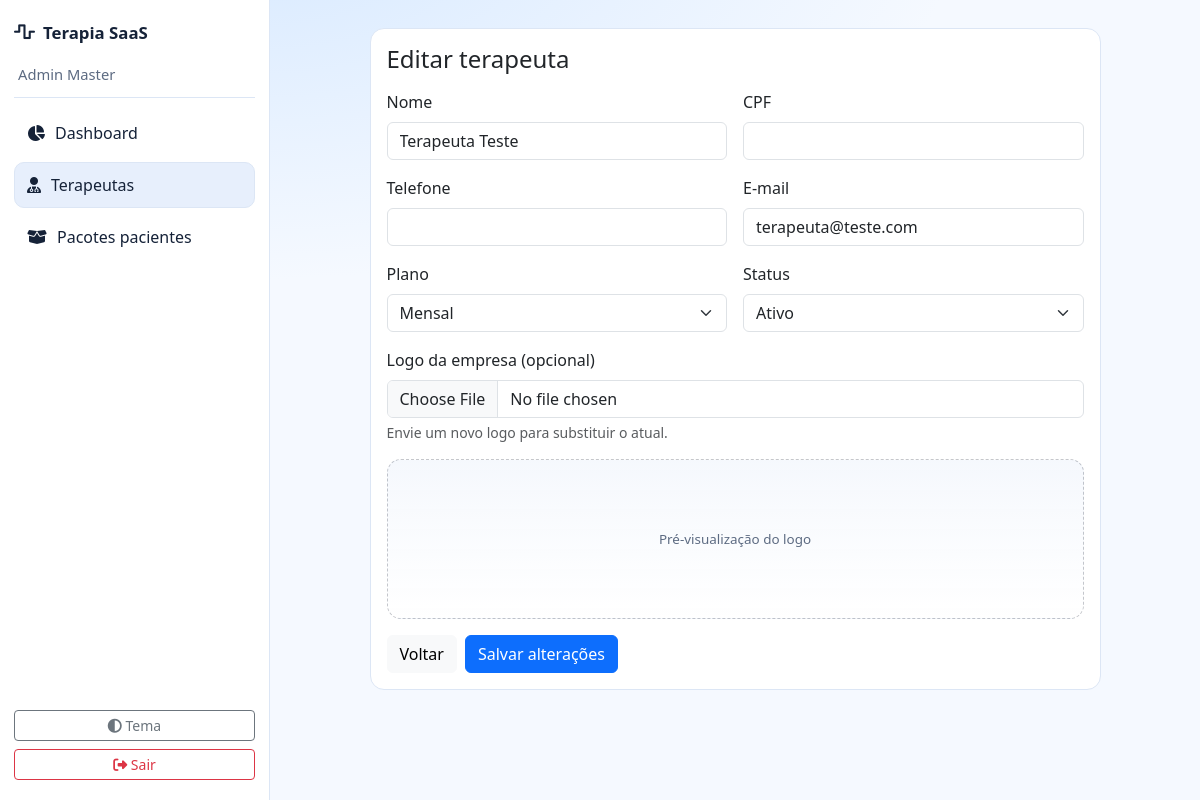
Screenshot of /dashboard.php?action=therapists-edit&id=2 (signed in) with the database file from the repository.
### tables this page shows
CREATE TABLE IF NOT EXISTS users (
  id INT AUTO_INCREMENT PRIMARY KEY,
  name VARCHAR(150) NOT NULL,
  cpf VARCHAR(14) NULL,
  phone VARCHAR(20) NULL,
  email VARCHAR(150) NOT NULL UNIQUE,
  password VARCHAR(255) NOT NULL,
  role ENUM('super_admin','therapist','patient') NOT NULL,
  therapist_id INT NULL,
  patient_id INT NULL,
  plan_type VARCHAR(30) NULL,
  company_logo_name VARCHAR(255) NULL,
  company_logo_path VARCHAR(500) NULL,
  status ENUM('active','inactive') DEFAULT 'active',
  created_at DATETIME DEFAULT CURRENT_TIMESTAMP,
  updated_at DATETIME DEFAULT CURRENT_TIMESTAMP ON UPDATE CURRENT_TIMESTAMP,
  INDEX idx_users_role(role)
);

### classes/Controller.php (called while the page is built, shortened)
<?php
abstract class Controller
{
    protected function view(string $view, array $data = []): void
    {
        $file = dirname(__DIR__) . '/app/views/' . $view . '.php';
        extract($data);
        require $file;
    }
}

### app/controllers/AdminController.php (called while the page is built, shortened)
<?php
class AdminController extends Controller
{
    private User $userModel;
    public function __construct()
    {
        $this->userModel = new User();
    }
    public function editTherapist(): void
    {
        $therapistId = (int) ($_GET['id'] ?? 0);
        $therapist = $this->userModel->findTherapistById($therapistId);
        $this->view('admin/therapists/edit', [
            'appUrl' => Config::get('APP_URL', ''),
            'therapist' => $therapist,
        ]);
    }
}

### config/Config.php (called while the page is built, shortened)
<?php
class Config
{
    public static function get(string $key, mixed $default = null): mixed
    {
        return $_ENV[$key] ?? $default;
    }
}

### config/Database.php (called while the page is built, shortened)
<?php
class Database
{
    private static ?Database $instance = null;
    private PDO $connection;
    private function __construct()
    {
        $host = Config::get('DB_HOST', '127.0.0.1');
        $port = Config::get('DB_PORT', '3306');
        $db = Config::get('DB_DATABASE', 'terapia');
        $user = Config::get('DB_USERNAME', 'root');
        $pass = Config::get('DB_PASSWORD', '');
        $charset = Config::get('DB_CHARSET', 'utf8mb4');
        $dsn = "mysql:host={$host};port={$port};dbname={$db};charset={$charset}";
        try {
            $this->connection = new PDO($dsn, $user, $pass, [
                PDO::ATTR_ERRMODE => PDO::ERRMODE_EXCEPTION,
                PDO::ATTR_DEFAULT_FETCH_MODE => PDO::FETCH_ASSOC,
                PDO::ATTR_EMULATE_PREPARES => false,
            ]);
        } catch (PDOException $e) {
            throw new \RuntimeException('Falha de conexao com banco: ' . $e->getMessage());
        }
    }
    public static function getInstance(): self
    {
        if (!self::$instance) {
            self::$instance = new self();
        }
        return self::$instance;
    }
    public function getConnection(): PDO
    {
        return $this->connection;
    }
    public function query(string $sql, array $params = []): \PDOStatement|false
    {
        try {
            $stmt = $this->connection->prepare($sql);
            $stmt->execute($params);
            return $stmt;
        } catch (PDOException $e) {
            error_log('[DB] ' . $e->getMessage());
            return false;
        }
    }
}

### classes/Model.php (called while the page is built, shortened)
<?php
abstract class Model
{
    protected function query(string $sql, array $params = []): \PDOStatement|false
    {
        return Database::getInstance()->query($sql, $params);
    }
}

### app/models/User.php (called while the page is built, shortened)
<?php
class User extends Model
{
    public function findTherapistById(int $id): ?array
    {
        $stmt = $this->query("SELECT * FROM users WHERE id = ? AND role = 'therapist' LIMIT 1", [$id]);
        $row = $stmt->fetch();
        return $row ?: null;
    }
}

### app/views/admin/therapists/edit.php (the view, shortened to what this page needs)
<?php $title = 'Editar Terapeuta'; include __DIR__ . '/../../partials/header.php'; include __DIR__ . '/../../partials/nav.php'; ?>
<div class="container page-wrap">
  <div class="row justify-content-center">
    <div class="col-lg-10">
      <div class="card">
        <div class="card-body">
          <h4 class="mb-3">Editar terapeuta</h4>
          <form id="therapistEditForm" action="<?php echo $appUrl; ?>/dashboard.php?action=therapists-update" method="POST" enctype="multipart/form-data">
            <div class="row g-3">
              <div class="col-md-6"><label class="form-label">Nome</label><input class="form-control" name="name" required value="<?php echo htmlspecialchars((string) $therapist['name']); ?>"></div>
              <div class="col-md-6"><label class="form-label">CPF</label><input class="form-control mask-cpf" name="cpf" required value="<?php echo htmlspecialchars((string) ($therapist['cpf'] ?? '')); ?>"></div>
              <div class="col-md-6"><label class="form-label">Telefone</label><input class="form-control mask-phone" name="phone" required value="<?php echo htmlspecialchars((string) ($therapist['phone'] ?? '')); ?>"></div>
              <div class="col-md-6"><label class="form-label">E-mail</label><input class="form-control" type="email" name="email" required value="<?php echo htmlspecialchars((string) ($therapist['email'] ?? '')); ?>"></div>
              <div class="col-md-6">
                <label class="form-label">Plano</label>
                <select class="form-select" name="plan_type">
                  <option value="mensal" <?php echo ($therapist['plan_type'] ?? 'mensal') === 'mensal' ? 'selected' : ''; ?>>Mensal</option>
                </select>
              </div>
              <div class="col-md-6">
                <label class="form-label">Status</label>
                <select class="form-select" name="status">
                  <option value="active" <?php echo ($therapist['status'] ?? 'active') === 'active' ? 'selected' : ''; ?>>Ativo</option>
                </select>
              </div>
              <div class="col-md-12">
                <label class="form-label">Logo da empresa (opcional)</label>
                <input class="form-control" type="file" name="company_logo" id="companyLogoEditInput" accept="image/*,.svg">
                <div class="form-text">Envie um novo logo para substituir o atual.</div>
              </div>
              <div class="col-md-12">
                <div class="guided-image-preview <?php echo !empty($therapist['company_logo_path']) ? 'has-image' : ''; ?>" id="companyLogoEditPreviewBox">
                  <span id="companyLogoEditPreviewHint" class="<?php echo !empty($therapist['company_logo_path']) ? 'd-none' : ''; ?>">Pré-visualização do logo</span>
                </div>
              </div>
            </div>
            <div class="mt-3 d-flex gap-2">
              <a class="btn btn-light" href="<?php echo $appUrl; ?>/dashboard.php?action=therapists">Voltar</a>
              <button class="btn btn-primary" type="submit">Salvar alterações</button>
            </div>
          </form>
        </div>
      </div>
    </div>
  </div>
</div>
<?php include __DIR__ . '/../../partials/footer.php'; ?>

### public/css/app.css (style rules this page uses)
:root { --bg-main: #f5f9ff; --bg-panel: #ffffff; --text-main: #152238; --text-soft: #5d6b82; --line: #dce6f5; --accent: #1363df; --accent-soft: #8ec5ff; --sidebar-bg: #ffffff; }
* { box-sizing: border-box; }
body.app-body { margin: 0; background: radial-gradient(1200px 600px at 20% -10%, #d7e9ff 0%, transparent 60%), var(--bg-main); color: var(--text-main); font-family: "Segoe UI", "Helvetica Neue", sans-serif; }
.card { border: 1px solid var(--line); background: var(--bg-panel); border-radius: 14px; }
.page-wrap { padding: 4px 0 36px; }
.guided-image-preview { position: relative; border: 1px dashed rgba(15, 23, 42, .24); border-radius: 14px; min-height: 160px; display: grid; place-items: center; background: linear-gradient(180deg, rgba(245, 248, 253, .95), rgba(255, 255, 255, .98)); overflow: hidden; }
.guided-image-preview span { font-size: .84rem; color: var(--text-soft); padding: 10px; text-align: center; }

### rows the page displays
users: name "Terapeuta Teste", email "terapeuta@teste.com", plan_type "Mensal", status "Ativo"

### other values shown
Auth::name() "Admin Master"
